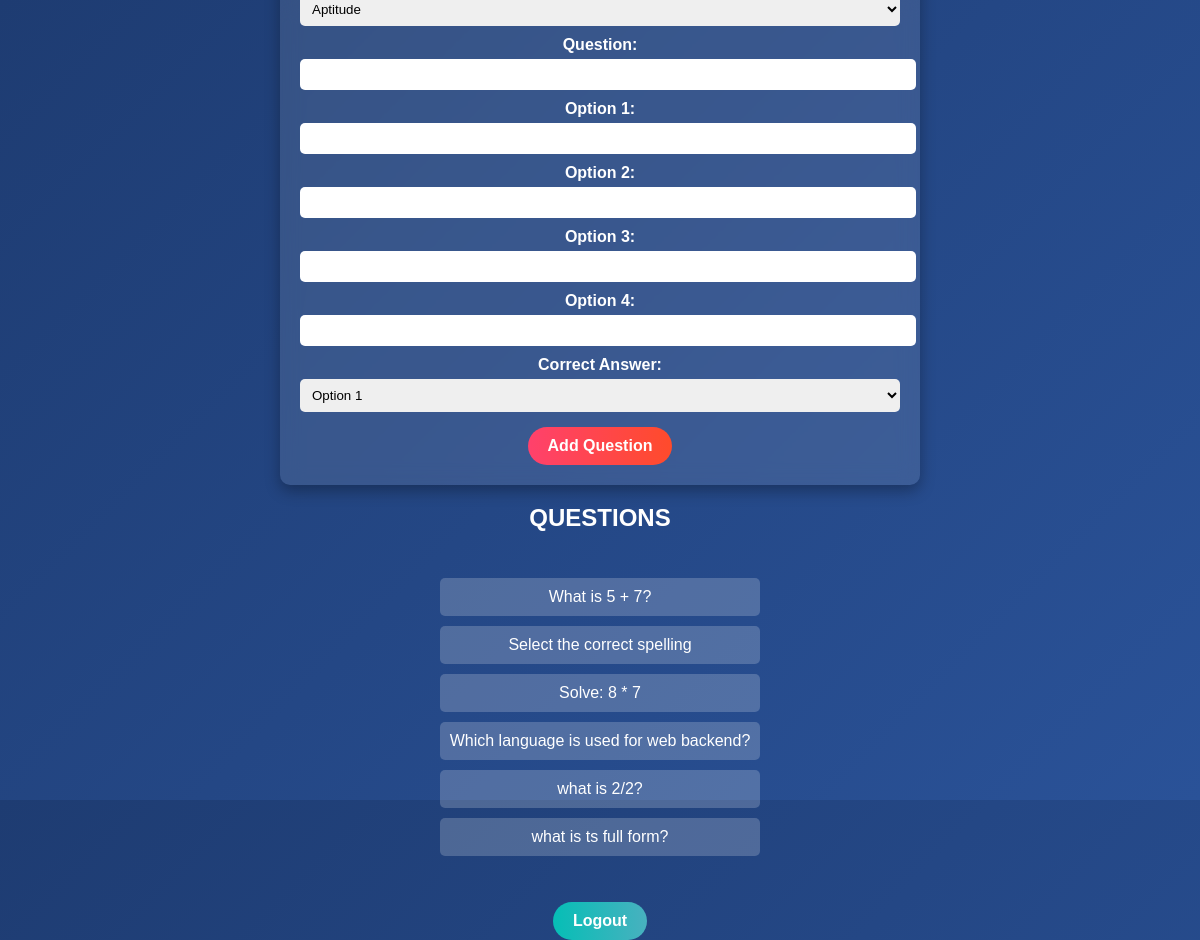
The page /admin (signed in) on the database its author committed.
### tables this page shows
CREATE TABLE questions (
    id INTEGER PRIMARY KEY AUTOINCREMENT,
    subject_id INTEGER,
    question TEXT,
    option1 TEXT,
    option2 TEXT,
    option3 TEXT,
    option4 TEXT,
    correct_answer INTEGER,
    FOREIGN KEY(subject_id) REFERENCES subjects(id)
);

### Python Codes/app.py (the view, shortened to what this page needs)
@app.route("/admin", methods=["GET","POST"])
def admin():
    if session.get("role") != "admin":
        return redirect("/")
    conn = get_db_connection()
    cur = conn.cursor()
    subjects = cur.execute("SELECT * FROM subjects").fetchall()
    questions = cur.execute("SELECT * FROM questions").fetchall()
    conn.close()
    return render_template("admin_dashboard.html",
                           questions=questions,
                           subjects=subjects)

### Python Codes/app.py (called while the page is built)
def get_db_connection():
    conn = sqlite3.connect(DB_PATH)
    conn.row_factory = sqlite3.Row
    return conn

### Templates/admin_dashboard.html (shortened to what this page needs)
<!DOCTYPE html>
<html lang="en">
<head>
</head>
<body>
<form method="post">
    <select name="subject_id" required>
        {% for sub in subjects %}
            <option value="{{ sub.id }}">{{ sub.name }}</option>
        {% endfor %}
    </select>
    <label>Question:</label>
    <input type="text" name="question" required>
    <label>Option 1:</label>
    <input type="text" name="option1" required>
    <label>Option 2:</label>
    <input type="text" name="option2" required>
    <label>Option 3:</label>
    <input type="text" name="option3" required>
    <label>Option 4:</label>
    <input type="text" name="option4" required>
    <label>Correct Answer:</label>
    <select name="correct_answer" required>
        <option value="1">Option 1</option>
    </select>
    <button type="submit">Add Question</button>
</form>
    <h2>Questions</h2>
    <ul>
        {% for question in questions %}
            <li>{{ question.question }}</li>
        {% endfor %}
    </ul>
    <a href="/logout" class="button">Logout</a>
</body>
</html>

### Templates/admin_dashboard.html (style rules this page uses)
body { font-family: 'Poppins', sans-serif; background: linear-gradient(135deg, #1e3c72, #2a5298); color: white; text-align: center; margin: 0; padding: 0; height: 100vh; display: flex; flex-direction: column; align-items: center; justify-content: center; }
h1, h2 { text-transform: uppercase; animation: fadeIn 1s ease-in-out; }
form { background: rgba(255, 255, 255, 0.1); padding: 20px; border-radius: 10px; width: 50%; box-shadow: 0px 6px 15px rgba(0, 0, 0, 0.3); backdrop-filter: blur(10px); animation: popUp 0.5s ease-in-out; }
label { display: block; margin-top: 10px; font-weight: bold; }
input, select { width: 100%; padding: 8px; margin-top: 5px; border: none; border-radius: 5px; outline: none; transition: 0.3s; }
button { background: linear-gradient(90deg, #ff416c, #ff4b2b); color: white; padding: 10px 20px; font-size: 1rem; font-weight: bold; border-radius: 30px; border: none; margin-top: 15px; cursor: pointer; transition: 0.3s ease-in-out; }
ul { list-style: none; padding: 0; }
li { background: rgba(255, 255, 255, 0.2); padding: 10px; margin: 10px; border-radius: 5px; animation: fadeIn 1s ease-in-out; }
.button { background: linear-gradient(90deg, #06beb6, #48b1bf); color: white; padding: 10px 20px; font-size: 1rem; font-weight: bold; border-radius: 30px; text-decoration: none; display: inline-block; margin-top: 20px; transition: 0.3s ease-in-out; }

### rows shown on the page
questions: question "What is 5 + 7?"
questions: question "Select the correct spelling"
questions: question "Solve: 8 * 7"
questions: question "Which language is used for web backend?"
questions: question "what is 2/2?"
questions: question "what is ts full form?"

### other values the page prints
form field subject_id "Aptitude"
